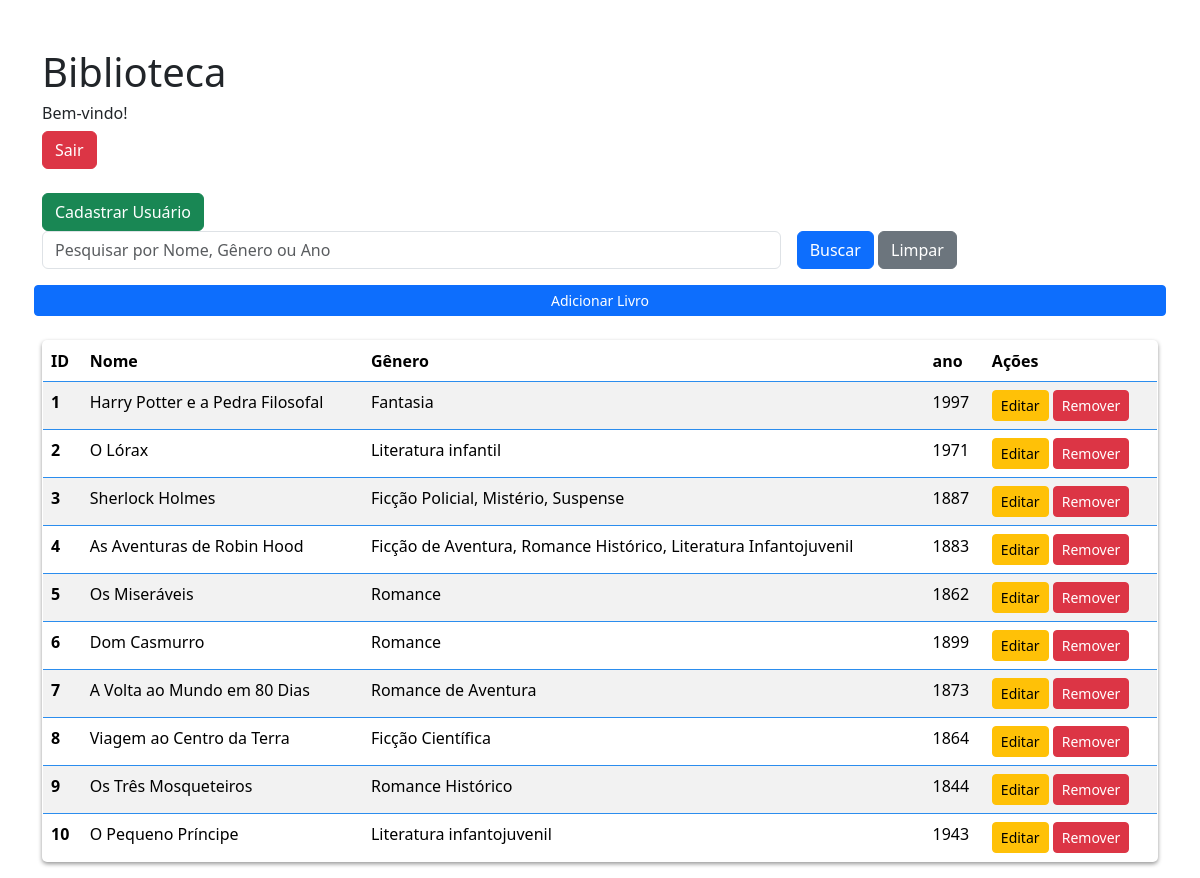
/ (signed in), run on the app's committed database.
### tables this page shows
CREATE TABLE livros(
                id INTEGER PRIMARY KEY AUTOINCREMENT,
                nome TEXT NOT NULL,
                genero TEXT NOT NULL,
                ano INTEGER NOT NULL
            );

### api.py (the view)
@app.route('/', methods=['GET'])
def pagina_inicial():
    if 'usuario' not in session:
        return redirect(url_for('login'))
    with sqlite3.connect(DATABASE) as conn:
        conn.row_factory = sqlite3.Row
        cursor = conn.cursor()
        livros = cursor.execute("SELECT * FROM  livros").fetchall()
        resultado = [dict(row) for row in livros]
        return render_template('index.html', resultados=resultado)

### templates/index.html (shortened to what this page needs)
<!DOCTYPE html>
<html lang="PT-br">
<head>
    <link href="https://cdn.jsdelivr.net/npm/bootstrap@5.3.8/dist/css/bootstrap.min.css" rel="stylesheet">
</head>
<body class="container mt-5">
    <h1> Biblioteca </h1>
    <h6>Bem-vindo!</h6>
    <div class="d-flex justify-content-between mb-4">
    <a href="{{ url_for('logout') }}" class="btn btn-danger">
        Sair
    </a>
</div>
<div>
    {% if session['perfil'] == 'admin' %}
    <a href="{{ url_for('cadastro') }}" class="btn btn-success">
        Cadastrar Usuário
    </a>
{% endif %}
</div>
<form action="{{ url_for('busca_livros') }}" method="GET" class="row g-3 mb-4">
    <div class="col-md-8">
        <input
            type="text"
            name="busca"
            class="form-control"
            placeholder="Pesquisar por Nome, Gênero ou Ano">
    </div>
    <div class="col-md-4">
        <button type="submit" class="btn btn-primary">
            Buscar
        </button>
        <a href="{{ url_for('pagina_inicial') }}" class="btn btn-secondary">Limpar</a>
    </div>
    {% if session['perfil'] == 'admin' %}
         <a href="{{ url_for('pagina_adicionar') }}" class="btn btn-primary btn-sm">Adicionar Livro</a>
    {% endif %}
</form>
    <table class="table table-striped mt-4" style="border: 1px solid #2b8dee; border-radius: 5px; overflow: hidden; box-shadow: 0 2px 4px rgba(0, 0, 0, 0.412);">
        <thead>
            <tr>
                <th scope="col">ID</th>
                <th scope="col">Nome</th>
                <th scope="col">Gênero</th>
                <th scope="col">ano</th>
                <th scope="col">Ações</th>
            </tr>
        </thead>
        <tbody>
            {% for item in resultados %}
            <tr>
                <th scope="row">{{item.id}}</th>
                <td>{{item.nome}}</td>
                <td>{{item.genero}}</td>
                <td>{{item.ano}}</td>
                <td>
    {% if session['perfil'] == 'admin' %}
        <a
            href="{{ url_for('pagina_editar', id=item.id) }}" class="btn btn-warning btn-sm">Editar</a>
        <form action="{{ url_for('deletar_livro', id=item.id) }}" method="POST" style="display:inline;">
            <button class="btn btn-danger btn-sm" onclick="return confirm('Deseja remover este livro?')">Remover</button>
        </form>
    {% else %}
        <form action="{{url_for('emprestar_livro', id=item.id)}}" method="POST" style="display: inline;">
            <button class="btn btn-success btn-sm">Alugar</button>
        </form>
    {% endif  %}
            {% endfor %}
                </td>
            </tr>
        </tbody>
    </table>
</body>
</html>

### data on the page
livros: id "1", nome "Harry Potter e a Pedra Filosofal", genero "Fantasia", ano "1997"
livros: id "2", nome "O Lórax", genero "Literatura infantil", ano "1971"
livros: id "3", nome "Sherlock Holmes", genero "Ficção Policial, Mistério, Suspense", ano "1887"
livros: id "4", nome "As Aventuras de Robin Hood", genero "Ficção de Aventura, Romance Histórico, Literatura Infantojuvenil", ano "1883"
livros: id "5", nome "Os Miseráveis", genero "Romance", ano "1862"
livros: id "6", nome "Dom Casmurro", genero "Romance", ano "1899"
livros: id "7", nome "A Volta ao Mundo em 80 Dias", genero "Romance de Aventura", ano "1873"
livros: id "8", nome "Viagem ao Centro da Terra", genero "Ficção Científica", ano "1864"
livros: id "9", nome "Os Três Mosqueteiros", genero "Romance Histórico", ano "1844"
livros: id "10", nome "O Pequeno Príncipe", genero "Literatura infantojuvenil", ano "1943"
